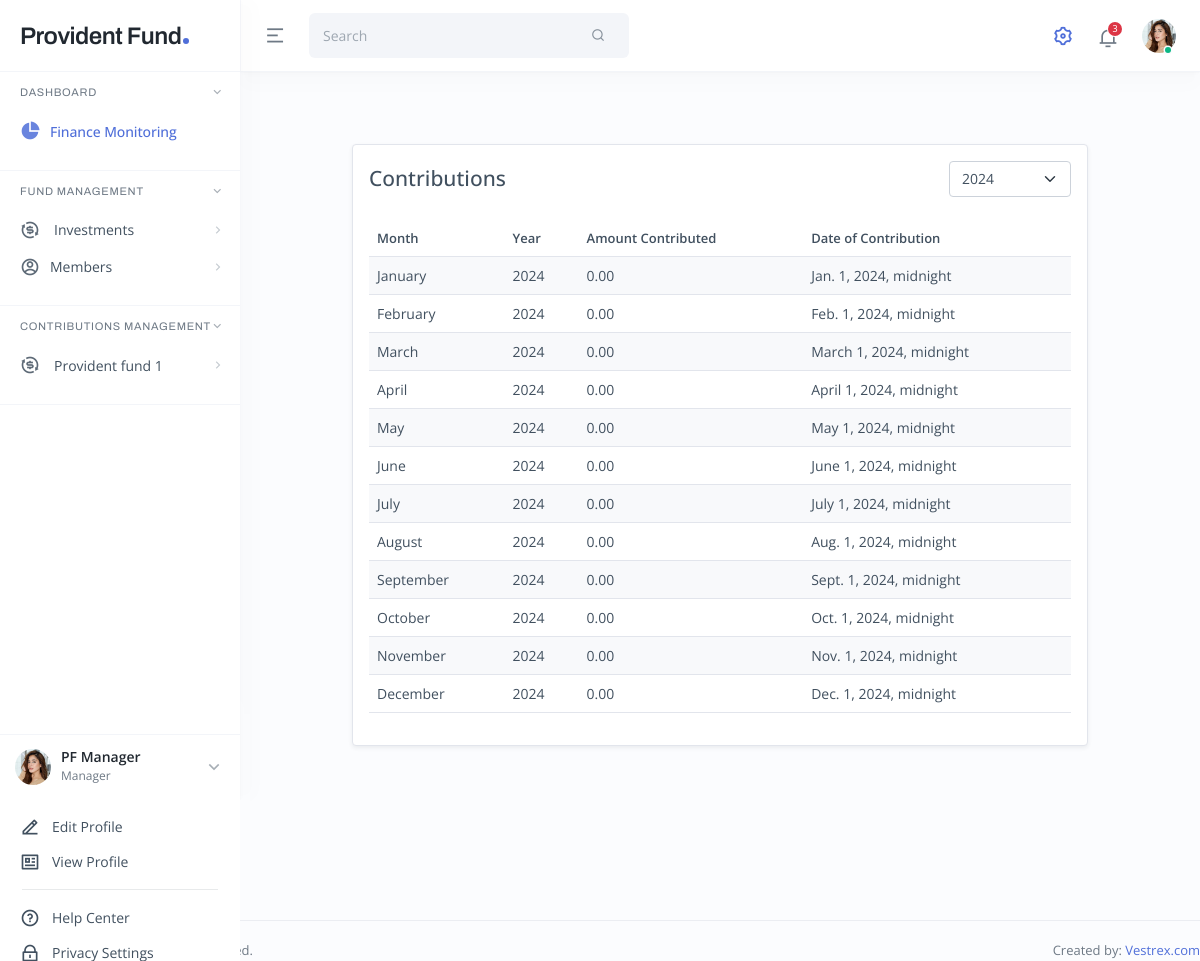
The page /contributions/member-contributions/8/ (signed in) on the database its author committed.
### contributions/models.py (models this page shows, shortened)
class Contribution(models.Model):
    member = models.ForeignKey(StaffAPI, on_delete=models.CASCADE, related_name='contributions')
    month = models.CharField(max_length=20)
    year = models.CharField(max_length=4)
    EmployeeAmount = models.DecimalField(max_digits=10, decimal_places=2)
    EmployerAmount = models.DecimalField(max_digits=10, decimal_places=2)
    RetroEmployeeAmount = models.DecimalField(max_digits=10, decimal_places=2)
    RetroEmployerAmount = models.DecimalField(max_digits=10, decimal_places=2)
    Employee55Amount = models.DecimalField(max_digits=10, decimal_places=2)
    Employer55Amount = models.DecimalField(max_digits=10, decimal_places=2)
    RetroEmployee55Amount = models.DecimalField(max_digits=10, decimal_places=2)
    RetroEmployer55Amount = models.DecimalField(max_digits=10, decimal_places=2)
    ContributionDate = models.DateTimeField()
    def calculated_total_contributions(self):
        a = self.EmployeeAmount
        b = self.EmployerAmount
        c = self.RetroEmployeeAmount
        d = self.RetroEmployerAmount
        e = self.RetroEmployee55Amount
        f = self.RetroEmployer55Amount
        g = self.Employee55Amount
        h = self.Employer55Amount
        results = a+b+c+d+e+f+g+h
        return results
    @property
    def total_contributions(self):
        return self.calculated_total_contributions()

### contributions/views.py (the view)
# urls.py: path('member-contributions/<int:membership_id>/', views.Contributed.as_view(), name='contribution-history'),
@method_decorator(login_required, name="dispatch")
class Contributed(ListView):
    model = Contribution
    template_name = 'contributions/contributed.html'
    context_object_name = 'contributions'
    paginate_by = 12
    def get_queryset(self):
        user_id = self.kwargs.get('membership_id')
        queryset = super().get_queryset().filter(member_id=user_id)
        selected_year = self.request.GET.get('year')
        if not selected_year:
            selected_year = datetime.now().year
        queryset = queryset.filter(ContributionDate__year=selected_year)
        return queryset
    def get_context_data(self, **kwargs):
        context = super().get_context_data(**kwargs)
        selected_year = self.request.GET.get('year')
        if not selected_year:
            selected_year = datetime.now().year
        years = list(range(2020, datetime.now().year + 1))
        context['years'] = years
        context['selected_year'] = int(selected_year)
        contributions = self.get_queryset().order_by('ContributionDate')
        monthly_contributions = defaultdict(list)
        for contribution in contributions:
            month_name = contribution.ContributionDate.strftime('%B')
            monthly_contributions[month_name].append(contribution)
        context['monthly_contributions'] = dict(monthly_contributions)
        return context

### contributions/templates/contributions/contributed.html (shortened to what this page needs)
{% extends 'dashboard/base.html' %}
{% block content %}
<div class="main main-app p-3 p-lg-4">
  <div class="container mt-5">
    <div class="row justify-content-center">
      <div class="col-lg-10">
        <div class="card shadow-sm">
          <div class="card-body">
            <div class="d-flex justify-content-between align-items-center mb-4">
              <h4 class="mb-0">Contributions</h4>
              <select id="year-select" name="year" class="form-select w-auto">
                {% for year in years %}
                  <option value="{{ year }}" {% if year == selected_year %}selected{% endif %}>{{ year }}</option>
                {% endfor %}
              </select>
            </div>
            <div class="table-responsive">
              <table class="table table-striped">
                <thead class="thead-dark">
                  <tr>
                    <th scope="col">Month</th>
                    <th scope="col">Year</th>
                    <th scope="col">Amount Contributed</th>
                    <th scope="col">Date of Contribution</th>
                  </tr>
                </thead>
                <tbody>
                  {% for contribution in contributions %}
                    <tr>
                      <td>{{ contribution.month }}</td>
                      <td>{{ contribution.year }}</td>
                      <td>{{ contribution.total_contributions }}</td>
                      <td>{{ contribution.ContributionDate }}</td>
                    </tr>
                  {% endfor %}
                </tbody>
              </table>
            </div>
          </div>
        </div>
      </div>
    </div>
  </div>
</div>
{% endblock %}

### rows shown on the page
Contribution: month "January", year "2024", total_contributions "0.00", ContributionDate "Jan. 1, 2024, midnight"
Contribution: month "February", year "2024", total_contributions "0.00", ContributionDate "Feb. 1, 2024, midnight"
Contribution: month "March", year "2024", total_contributions "0.00", ContributionDate "March 1, 2024, midnight"
Contribution: month "April", year "2024", total_contributions "0.00", ContributionDate "April 1, 2024, midnight"
Contribution: month "May", year "2024", total_contributions "0.00", ContributionDate "May 1, 2024, midnight"
Contribution: month "June", year "2024", total_contributions "0.00", ContributionDate "June 1, 2024, midnight"
Contribution: month "July", year "2024", total_contributions "0.00", ContributionDate "July 1, 2024, midnight"
Contribution: month "August", year "2024", total_contributions "0.00", ContributionDate "Aug. 1, 2024, midnight"
Contribution: month "September", year "2024", total_contributions "0.00", ContributionDate "Sept. 1, 2024, midnight"
Contribution: month "October", year "2024", total_contributions "0.00", ContributionDate "Oct. 1, 2024, midnight"
Contribution: month "November", year "2024", total_contributions "0.00", ContributionDate "Nov. 1, 2024, midnight"
Contribution: month "December", year "2024", total_contributions "0.00", ContributionDate "Dec. 1, 2024, midnight"

### other values the page prints
form field year "2024"
